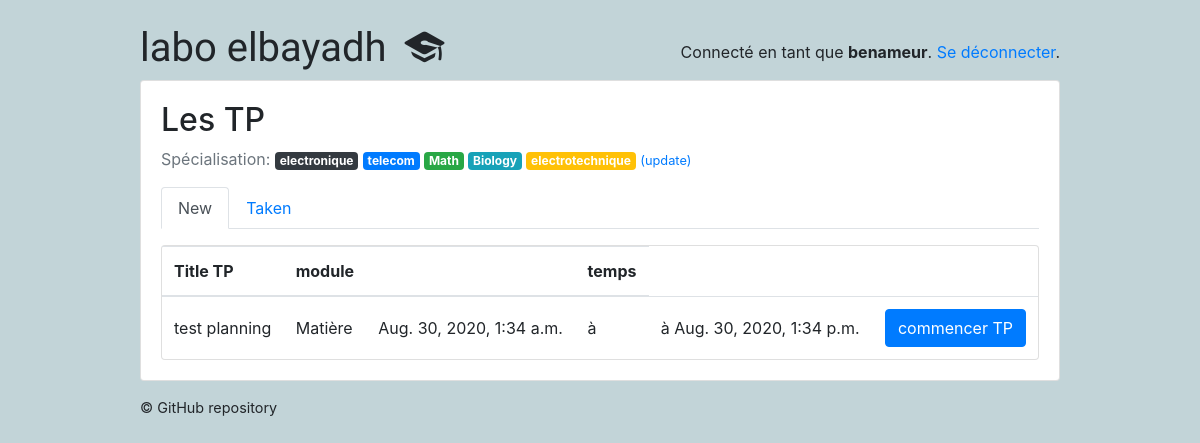
/students/ (signed in), run on an earlier commit of the app's database.
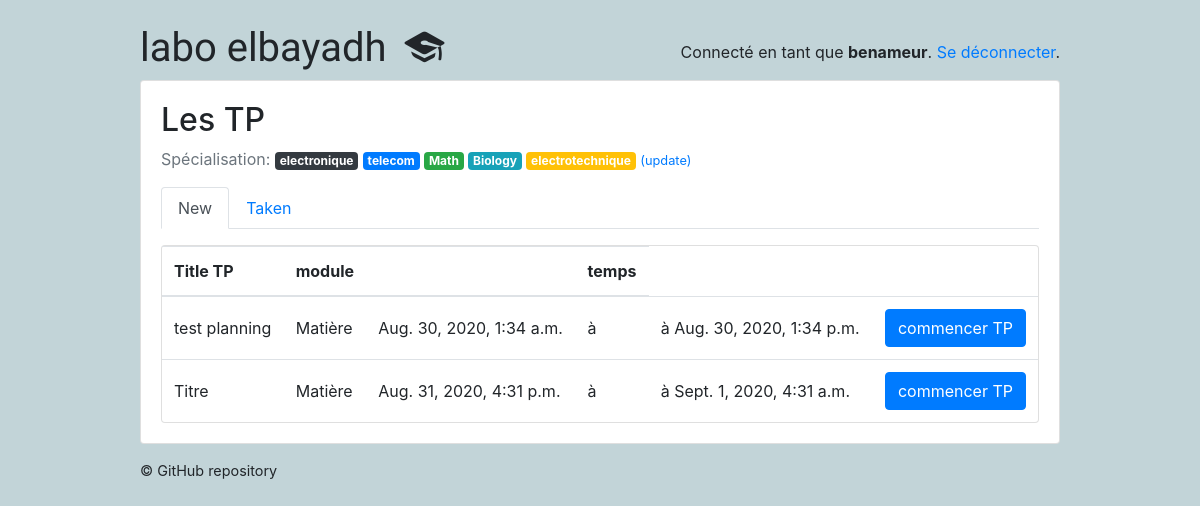
And on a later commit of the database.
### classroom/models.py (models this page shows, shortened)
class Subject(models.Model):
    name = models.CharField(max_length=30)
    color = models.CharField(max_length=7, default='#007bff')
    def get_html_badge(self):
        name = escape(self.name)
        color = escape(self.color)
        html = '<span class="badge badge-primary" style="background-color: %s">%s</span>' % (color, name)
        return mark_safe(html)

class Quiz(models.Model):
    owner = models.ForeignKey(User, on_delete=models.CASCADE, related_name='quizzes')
    name = models.CharField(max_length=255 , default='Titre' , verbose_name= 'Titre TP',)
    subject = models.ForeignKey(Subject, on_delete=models.CASCADE, related_name='quizzes', verbose_name= 'les filières',)
    type_tp_posible = (
        ('redressement et filtrage ', 'redressement et filtrage '),
        ('filtrage RC', 'filtrage RC'),
    )
    type_tp = models.CharField(max_length=500 ,choices=type_tp_posible , verbose_name= 'Type de circuit électrique')
    description = models.TextField( max_length=500 , verbose_name= 'Description de TP ')
    module = models.CharField(max_length=255, default='Matière' , verbose_name= 'Matière' )
    Temps_TP = models.IntegerField(default=5 , verbose_name= 'Temps de TP min')

class Planning_TP(models.Model) :
    id_TP = models.IntegerField()
    id_usr = models.IntegerField()
    time_in = models.DateTimeField()
    time_fn = models.DateTimeField()
    time_TP = models.IntegerField()

### classroom/views/students.py (the view)
# urls.py: path('', students.QuizListView.as_view(), name='quiz_list'),
@method_decorator([login_required, student_required], name='dispatch')
class QuizListView(ListView):
    model = Quiz
    ordering = ('name', )
    context_object_name = 'quizzes'
    template_name = 'classroom/students/quiz_list.html'
    def get_queryset(self):
        student = self.request.user.student
        student_interests = student.interests.values_list('pk', flat=True)
        taken_quizzes = student.quizzes.values_list('pk', flat=True)
        queryset = Quiz.objects.filter(subject__in=student_interests) \
            .exclude(pk__in=taken_quizzes) \
            .annotate(questions_count=Count('questions')) \
            .filter(questions_count__gt=0)
        for id  in queryset.values() :
            id_tp = id['id']
            try:
                pl = Planning_TP.objects.get(id_TP = id_tp , id_usr =  self.request.user.pk )
            except:
                pl = False
            if pl == False :
                time_fn_final =  Planning_TP.objects.filter(id_TP = id_tp).values()
                temps_tp  =  Planning_TP.objects.filter(id_TP = id_tp).values()[len(time_fn_final)-1]['time_TP']
                time_in =  Planning_TP.objects.filter(id_TP = id_tp).values()[len(time_fn_final)-1]['time_fn']
                time_fn =  Planning_TP.objects.filter(id_TP = id_tp).values()[len(time_fn_final)-1]['time_fn'] + + timedelta(minutes=60 * 12)
                Planning_TP.objects.create(id_usr = self.request.user.pk , id_TP = id_tp , time_in = time_in , time_fn = time_fn , time_TP = temps_tp)
            else :
                pass
        return queryset
    def get_context_data(self, **kwargs):
        context = super(QuizListView, self).get_context_data(**kwargs)  # get the default context data
        context['time'] = Planning_TP.objects.filter(id_usr=self.request.user.pk ).values()  # add extra field to the context
        return context

### classroom/templates/classroom/students/quiz_list.html
{% extends 'base.html' %}
{% block content %}
  {% include 'classroom/students/_header.html' with active='new' %}
  <div class="card">
    <table class="table mb-0">
      <thead>
        <tr>
          <th>Title TP</th>
          <th>module</th>
          <th></th>
          <th>temps</th>
        </tr>
      </thead>
      <tbody>
        {% for quiz in quizzes %}
          <tr>
            <td class="align-middle">{{ quiz.name }}</td>
            <td class="align-middle">{{ quiz.module }} </td>
            {%for time_ in time %}
            {% if time_.id_TP == quiz.pk %}
            <td class="align-middle">{{ time_.time_in }} </td>
            <td class="align-middle"> à  </td>
            <td class="align-middle">à {{ time_.time_fn }} </td>
            {% endif %}
            {% endfor %}
            <td class="text-right">
              <a href="{% url 'students:take_quiz' quiz.pk %}" class="btn btn-primary">commencer TP</a>
            </td>
          </tr>
        {% empty %}
          <tr>
            <td class="bg-light text-center font-italic" colspan="4">Aucun des enseignants n'a encore ajouté de TP.</td>
          </tr>
        {% endfor %}
      </tbody>
    </table>
  </div>
{% endblock %}

### classroom/templates/classroom/students/_header.html
<h2>Les TP</h2>
<p class="text-muted">
  Spécialisation:{% for subject in user.student.interests.all %} {{ subject.get_html_badge }}{% endfor %}
  <a href="{% url 'students:student_interests' %}"><small>(update)</small></a>
</p>
<ul class="nav nav-tabs mb-3">
  <li class="nav-item">
    <a class="nav-link{% if active == 'new' %} active{% endif %}" href="{% url 'students:quiz_list' %}">New</a>
  </li>
  <li class="nav-item">
    <a class="nav-link{% if active == 'taken' %} active{% endif %}" href="{% url 'students:taken_quiz_list' %}">Taken</a>
  </li>
</ul>

What changed in the data, as far as the page shows it:
added Quiz: name "Titre", module "Matière"
added Planning_TP: time_in "Aug. 31, 2020, 4:31 p.m.", time_fn "Sept. 1, 2020, 4:31 a.m.", shown under "Titre"
